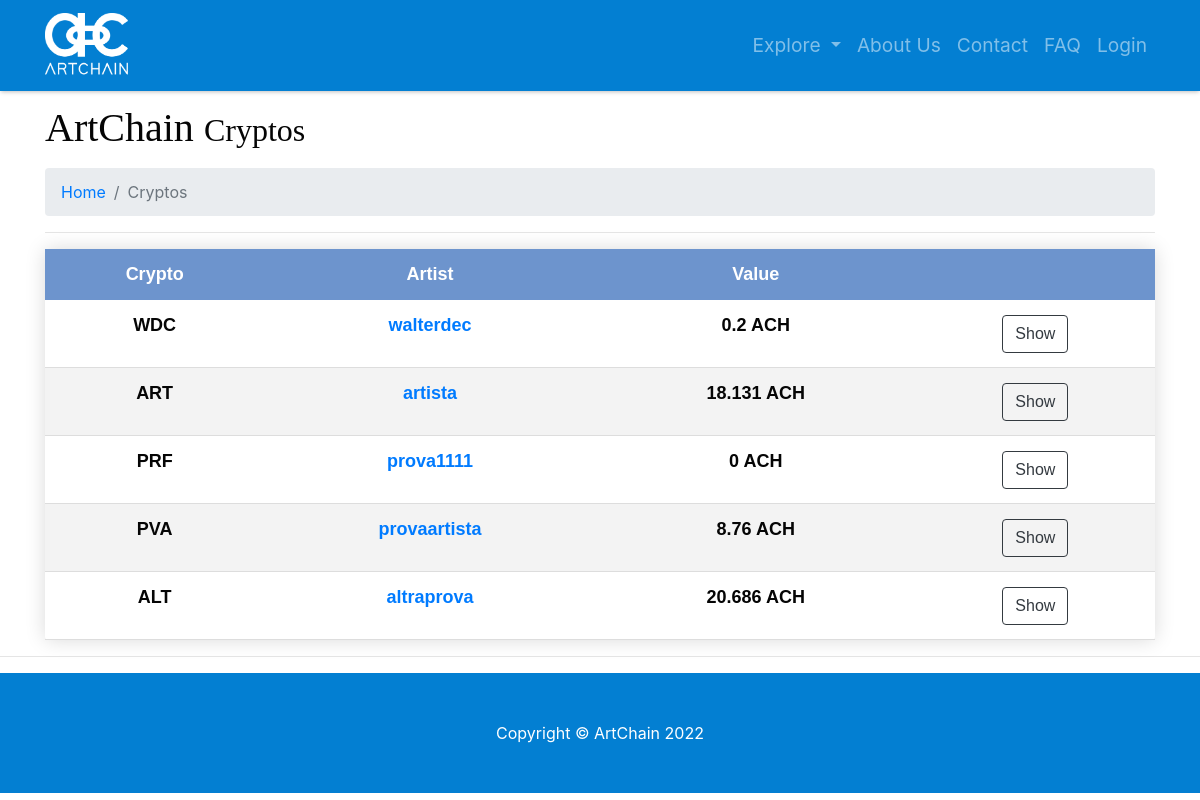
/explore-crypto, run on the app's committed database.
### model.py (models this page shows)
class Crypto(db.Model):
    __tablename__ = 'cryptos'
    id = db.Column(db.Integer, primary_key=True, unique=True)
    user_id = db.Column(db.Integer)
    name = db.Column(db.String(64), unique=True)
    value = db.Column(db.Float)

class User(db.Model):
    __tablename__ = 'users'
    id = db.Column(db.Integer, unique=True, primary_key=True)
    username = db.Column(db.String(64), unique=True, index=True)
    password = db.Column(db.String(64))
    email = db.Column(db.String(64), unique=True)
    role_id = db.Column(db.Integer, db.ForeignKey('roles.id'))
    name = db.Column(db.String(64))
    surname = db.Column(db.String(64))
    category = db.Column(db.String(64), default=False)
    profile_pic_src = db.Column(db.String(64))
    insta = db.Column(db.Integer)
    instaname = db.Column(db.String(64))
    face = db.Column(db.Integer)
    facename = db.Column(db.String(64))
    twitter = db.Column(db.Integer)
    twittername = db.Column(db.String(64))
    yt = db.Column(db.Integer)
    ytname = db.Column(db.String(64))
    tiktok = db.Column(db.Integer)
    tiktokname = db.Column(db.String(64))
    twitch = db.Column(db.Integer)
    twitchname = db.Column(db.String(64))
    applemusic = db.Column(db.Integer)
    applemusicname = db.Column(db.String(64))
    spotify = db.Column(db.Integer)
    spotifyname = db.Column(db.String(64))
    soundcloud = db.Column(db.Integer)
    soundcloudname = db.Column(db.String(64))
    sales = db.Column(db.Integer)
    value = db.Column(db.Integer)

### app.py (the view)
@app.route('/explore-crypto', methods=['GET', 'POST'])
def explore_crypto():
    users_dictionary = {}
    cryptos_list = db.session.query(model.Crypto).all()
    ach = db.session.query(model.Crypto).filter_by(id=1).first()
    cryptos_list.remove(ach)
    for cryptocurrency in cryptos_list:
        users_dictionary[cryptocurrency.user_id] = (db.session.query(model.User).filter_by
                                                    (id=cryptocurrency.user_id).first())
    return render_template('explore-crypto.html', users_dictionary=users_dictionary, cryptos_list=cryptos_list)

### templates/explore-crypto.html (shortened to what this page needs)
{% include 'main-template.html' %}
{% block content %}
<head>
</head>
<div class="container">
   <h1 class="mt-4 mb-3">ArtChain
      <small>Cryptos</small>
   </h1>
   <ol class="breadcrumb">
      <li class="breadcrumb-item">
         <a href="/">Home</a>
      </li>
      <li class="breadcrumb-item active">Cryptos</li>
   </ol>
   <hr>
   <table class="styled-table">
      <thead>
         <tr>
            <th>Crypto</th>
            <th>Artist</th>
            <th>Value</th>
            <th></th>
         </tr>
      </thead>
      <tbody>
         {% for crypto in cryptos_list %}
         {% if crypto.name == 'ACH' %}
         <tr class="mt-5">
            <th>
               <p>{{crypto.name}}</p>
            </th>
            <th>
               <p>{{users_dictionary.get(crypto.user_id).username}}</p>
            </th>
            <th>
               <p>{{users_dictionary.get(crypto.user_id).value}} ACH</p>
            </th>
         </tr>
         {% else %}
         <tr class="mt-5">
            <th>
               <p>{{crypto.name}}</p>
            </th>
            <th>
               <p><a href="profile/{{users_dictionary.get(crypto.user_id).username}}">
                  {{users_dictionary.get(crypto.user_id).username}}
                  </a>
               </p>
            </th>
            <th>
               <p>{{users_dictionary.get(crypto.user_id).value}} ACH</p>
            </th>
            <th>
               <a class="btn btn-outline-dark mt-auto" href="/item/crypto/{{crypto.name}}">Show</a>
            </th>
         </tr>
         {% endif %}
         {% endfor %}
      </tbody>
   </table>
</div>
<hr>
{% endblock content %}
{% include 'footer.html' %}

### static/css/modern-business.css (style rules this page uses)
body { padding-top: 56px; }
th { padding: 10%; }
thead { background-color: #117CC4; }
h1 { font-family: building; }
.styled-table { border-radius: 0.25rem; border-collapse: collapse; margin: auto; font-size: large; text-align: center; font-family: sans-serif; table-layout: auto; width: 100%; box-shadow: 0 0 20px rgba(0, 0, 0, 0.15); border-bottom: #037FD2; vertical-align: center; }
thead { -moz-border-radius: 5px 0 0 0; }
.styled-table thead tr { height: auto; background-color: #6D94CD; color: #ffffff; font-size: large; }
.styled-table th, .styled-table td { padding: 12px 15px; }
.styled-table tbody tr { border-bottom: 1px solid #dddddd; }
.styled-table tbody tr:nth-of-type(even) { background-color: #f3f3f3; }

### data on the page
Crypto: name "WDC", get "0.2"
User: get "walterdec"
Crypto: name "ART"
User: get "artista", get "18.131"
Crypto: name "PRF"
User: get "prova1111", get "0"
Crypto: name "PVA"
User: get "provaartista", get "8.76"
Crypto: name "ALT"
User: get "altraprova", get "20.686"
